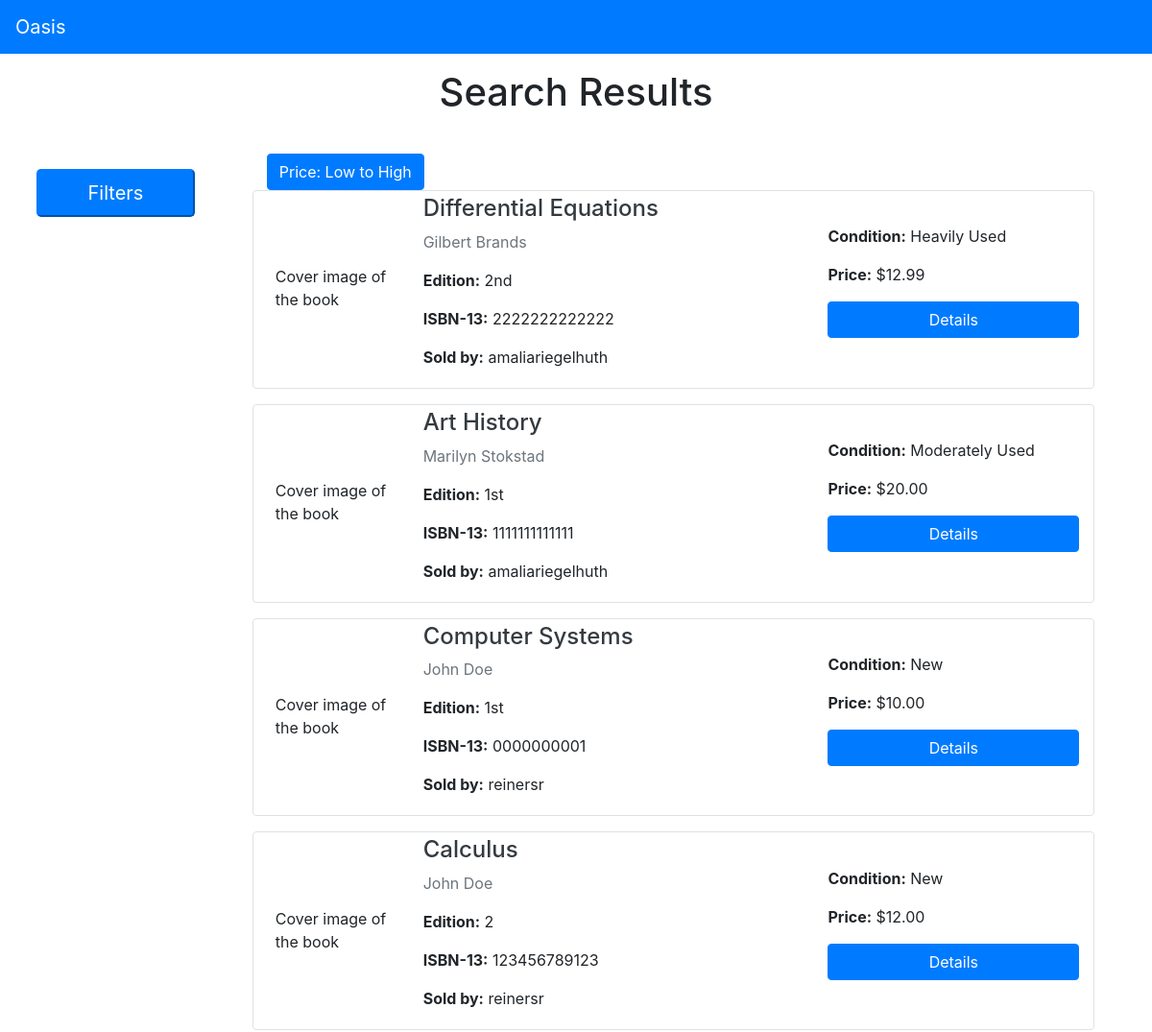
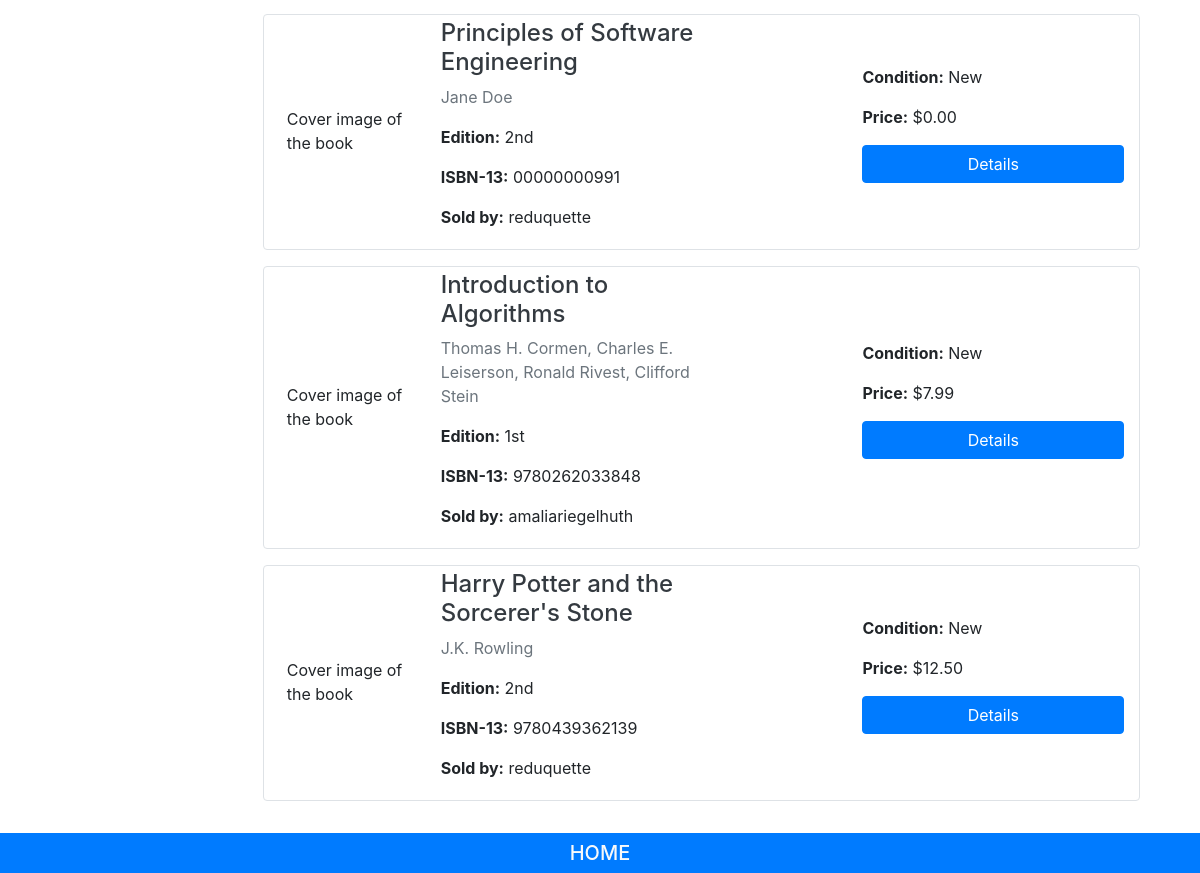
The page /pages/listings/ on the database its author committed (2 pictures, top to bottom).
### pages/models.py (models this page shows, shortened)
class Listing(models.Model):
    id = models.UUIDField(primary_key=True, default=uuid.uuid4, help_text='unique id for this listing')
    book = models.ForeignKey('Book', on_delete=models.RESTRICT, null=True)
    date_added = models.DateTimeField(auto_now_add=True)
    user = models.ForeignKey(User,
                        default = 1,
                        null = True,
                        on_delete = models.SET_NULL
                        )
    price= models.DecimalField(max_digits=10, decimal_places=2)
    hide_listing = models.BooleanField(default=False)
    times_reported = models.SmallIntegerField(default=0)
    report = models.ForeignKey('ReportListing',null = True, on_delete = models.SET_NULL)
    condition = models.CharField(
        max_length=1,
        choices=CONDITION,
        blank=True,
        default=1,
        help_text='Book condition',
    )
    class Meta:
        ordering = ['-date_added']
    def get_absolute_url(self):
        return reverse('listings-detail', args=[str(self.id)])

class Book(models.Model):
    title = models.CharField(max_length=200)
    author = models.CharField(max_length=100)
    isbn = models.CharField('ISBN', max_length=13, unique=True, help_text='13 Character <a href="https://www.isbn-international.org/content/what-isbn">ISBN number</a>')
    edition = models.CharField(max_length=5) #length here assumes no more than 999th edition -- seems like a reasonable assumption
    pub_year = models.SmallIntegerField()

### pages/views.py (the view, shortened to what this page needs)
# urls.py: path('listings/', views.ListingView.as_view(), name='listings'),
class ListingView(generic.ListView):
    model = Listing
    context_object_name = 'listing_view'
    queryset = Listing.objects.all()
    template_name = 'listings_view.html'  # Specify your own template name/location
    def get_queryset(self, *args, **kwargs):
        queryset = Listing.objects.all()
        if self.request.GET.get('Price: Low to High') == 'Price: Low to High':
            queryset = queryset.order_by('price')
        val = self.request.GET.get("q")
        condition_field = self.request.GET.get('condition_field')
        title_field = self.request.GET.get('title_field')
        author_field = self.request.GET.get('author_field')
        edition_field = self.request.GET.get('edition_field')
        if condition_field is None or condition_field is '0':
            queryset = queryset
        else:
            queryset = queryset.filter(condition=condition_field)
        if title_field is None or title_field is '':
            queryset = queryset
        else:
            queryset = queryset.filter(book__title=title_field)
        if author_field is None or author_field is '':
            queryset = queryset
        else:
            queryset = queryset.filter(book__author=author_field)
        if edition_field is None or edition_field is '':
            queryset = queryset
        else:
            queryset = queryset.filter(book__edition=edition_field)
        return queryset
    def get_context_data(self, *args, **kwargs):
        context = super().get_context_data(*args, **kwargs)
        context['form'] = FilterForm(initial={
            'condition_field': self.request.GET.get('condition_field', ''),
            'title_field': self.request.GET.get('title_field', ''),
            'author_field': self.request.GET.get('author_field', ''),
            'edition_field': self.request.GET.get('edition_field', ''),
        })
        return context

### pages/forms.py
class FilterForm(Form):
    CONDITION_CHOICES = ((0, 'All'), ('1', 'New'), ('2', 'Like New'), ('3', 'Lightly Used'),
             ('4', 'Moderately Used'), ('5', 'Heavily Used'))
    condition_field = ChoiceField(choices=CONDITION_CHOICES, required=False)
    title_field = forms.ModelChoiceField(queryset = Listing.objects.all().values_list('book__title', flat=True), empty_label='All',initial=0, required=False)
    author_field = forms.ModelChoiceField(queryset = Listing.objects.all().values_list('book__author', flat=True), empty_label='All',initial=0, required=False)
    edition_field = forms.ModelChoiceField(queryset = Listing.objects.all().values_list('book__edition',flat=True).distinct(), empty_label='All',initial=0, required=False)

### cart/context_processors.py (called while the page is built)
def cart(request):
     return {'cart': Cart(request)}

### pages/templates/listings_view.html (shortened to what this page needs)
{% extends "base.html" %}
{% load crispy_forms_tags %}
{% block content %}
<div class="text-center">
  <h1>Search Results</h1>
</div>
<div class="row">
  <div class="col-12 col-lg-12 py-2 mx-auto">
  </div>
</div>
<div class="row">
  <div class="col-12 col-lg-12 py-2 mx-auto">
  </div>
</div>
<div class="row mx-auto">
  <div class="col-lg-2 ml-2 py-2 my-2">
    <button class="btn-lg btn-primary mb-2 w-100" type="button" data-toggle="collapse" data-target="#conditions" aria-expanded="false" aria-controls="collapseExample">
      Filters
    </button>
  </div>
  {% if object_list %}
  <div class="col-lg-9 col-md-10 col-sm-12 mx-auto">
    <form method='get' action='#'>
      <input class="btn btn-primary" type="submit" value="Price: Low to High" name="Price: Low to High"/>
    </form>
    {% for object in object_list %}
    {% if object.hide_listing is False %}
      <div class="row border rounded mb-3 py-1" style="min-height: 200px;">
        <div class="col-lg-2 col-md-2 col-sm-12 mx-2 my-auto" style="min-height: 50px;">
          Cover image of the book
        </div>
        <div class="col-lg-4 col-md-5 col-sm-12 my-auto mr-auto">
          <a class="text-decoration-none text-dark" href="{{ object.get_absolute_url }}" ><h4> {{ object.book.title }}</h4></a>
          <p class="text-muted"> {{ object.book.author }}</p>
          <p><strong>Edition:</strong> {{ object.book.edition }}</p>
          <p><strong>ISBN-13:</strong> {{ object.book.isbn }}</p>
          <p><strong>Sold by:</strong> {{ object.user.username }} </p>
        </div>
        <div class="my-auto col-lg-4 col-md-3 col-sm-12">
          <p><strong>Condition:</strong> {{object.get_condition_display}}</p>
          <p><strong>Price:</strong> ${{ object.price}}</p>
          <a href="{{ object.get_absolute_url }}" class="btn btn-primary w-100 mb-3">Details</a>
        </div>
      </div>
      {% endif %}
      {% endfor %}
    </div>
  </div>
  {% else %}
  <p>There are no current listings.</p>
  {% endif %}
</div>
{% endblock %}

### rows shown on the page
Listing: book "Differential Equations", book.author "Gilbert Brands", book.edition "2nd", book.isbn "2222222222222", user.username "amaliariegelhuth", condition "Heavily Used", price "12.99"
Listing: book "Art History", book.author "Marilyn Stokstad", book.edition "1st", book.isbn "1111111111111", user.username "amaliariegelhuth", condition "Moderately Used", price "20.00"
Listing: book "Computer Systems", book.author "John Doe", book.edition "1st", book.isbn "0000000001", user.username "reinersr", condition "New", price "10.00"
Listing: book "Calculus", book.author "John Doe", book.edition "2", book.isbn "123456789123", user.username "reinersr", condition "New", price "12.00"
Listing: book "Principles of Software Engineering", book.author "Jane Doe", book.edition "2nd", book.isbn "00000000991", user.username "reduquette", condition "New", price "0.00"
Listing: book "Introduction to Algorithms", book.author "Thomas H. Cormen, Charles E. Leiserson, Ronald Rivest, Clifford Stein", book.edition "1st", book.isbn "9780262033848", user.username "amaliariegelhuth", condition "New", price "7.99"
Listing: book "Harry Potter and the Sorcerer's Stone", book.author "J.K. Rowling", book.edition "2nd", book.isbn "9780439362139", user.username "reduquette", condition "New", price "12.50"
